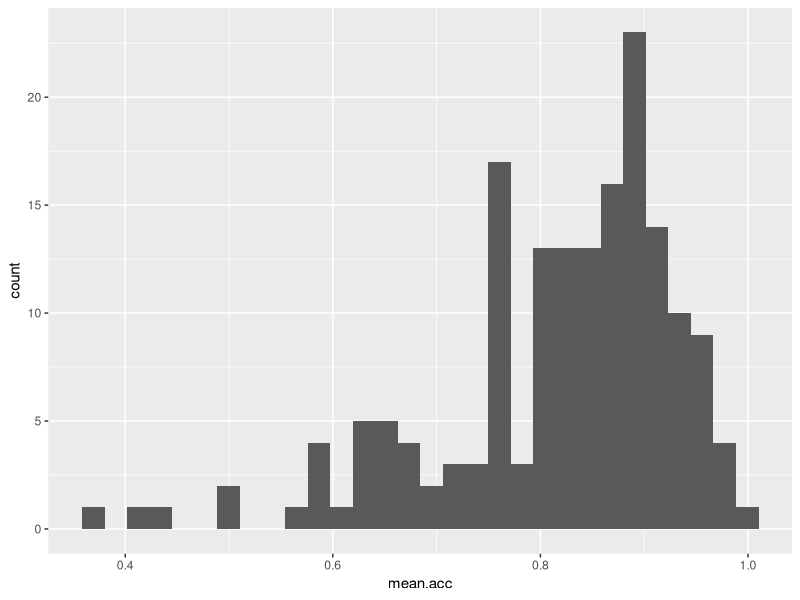
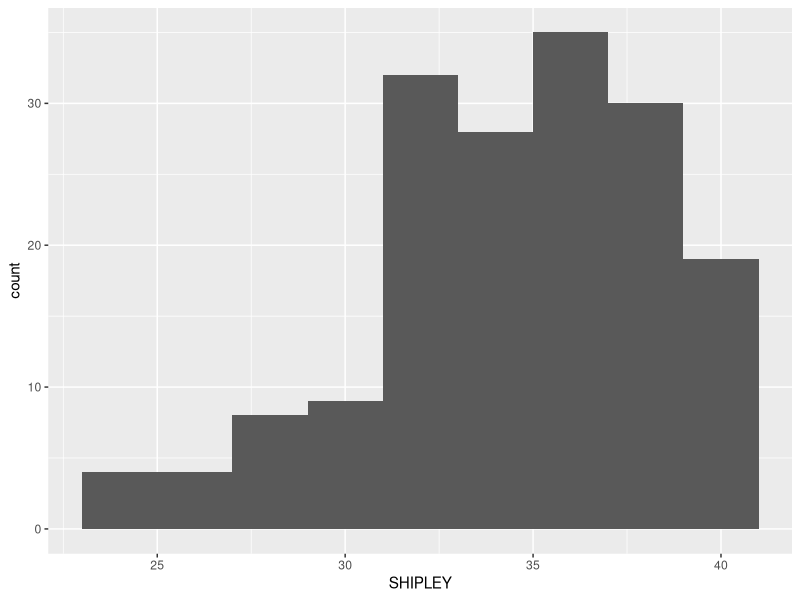
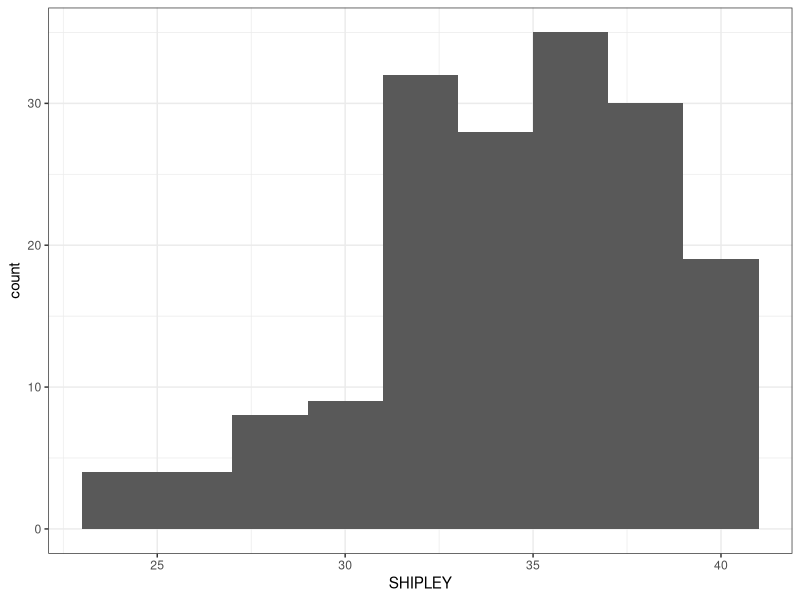
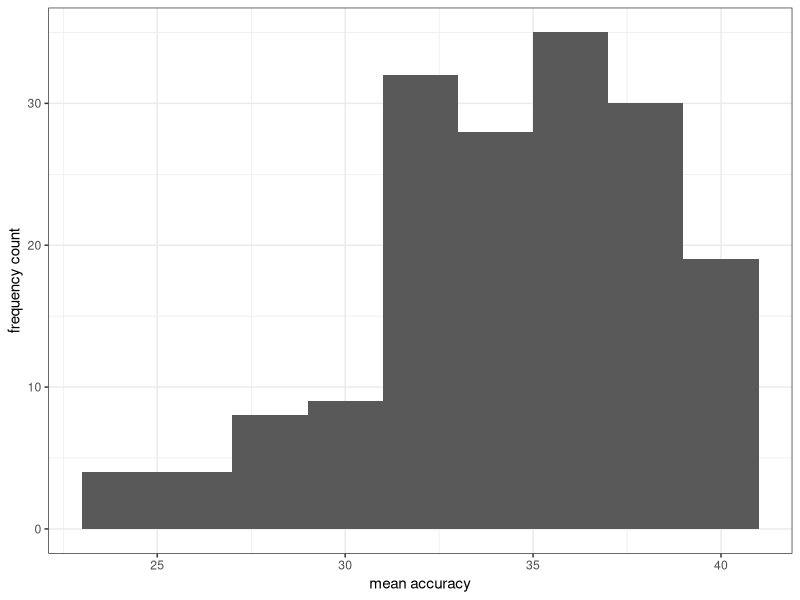
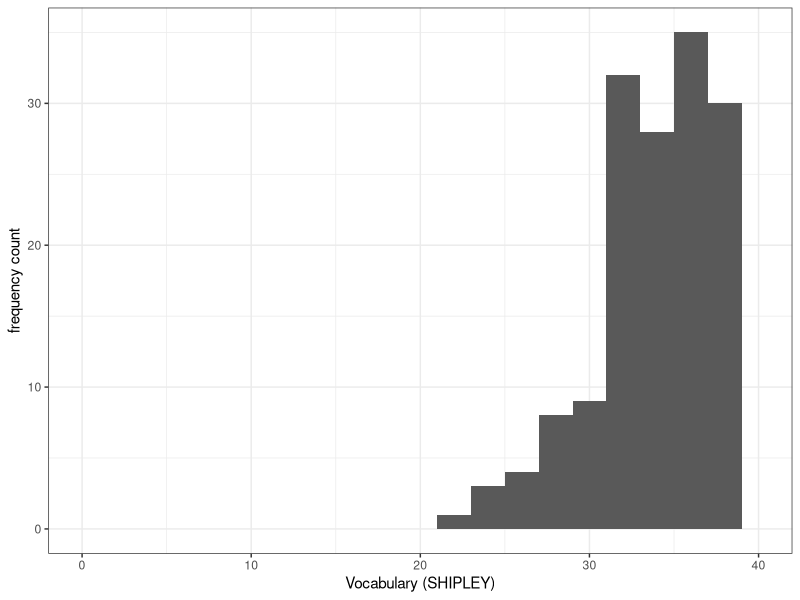
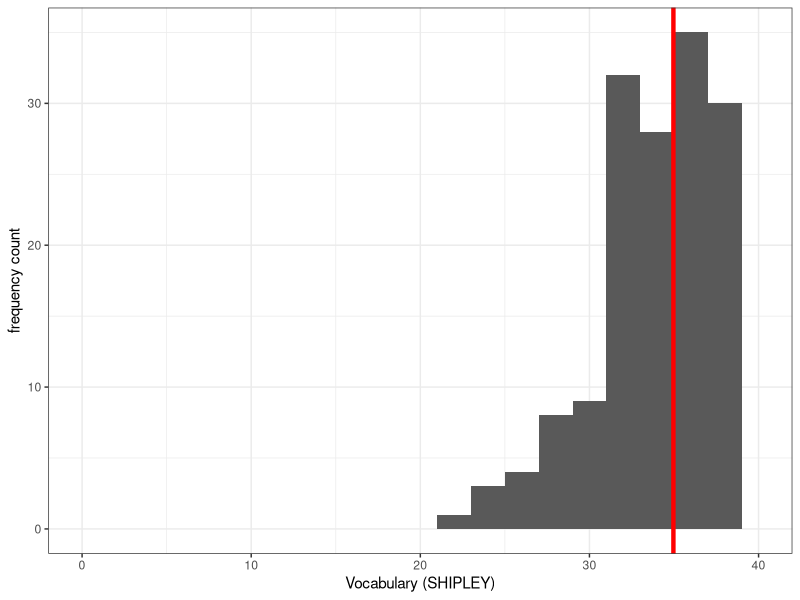
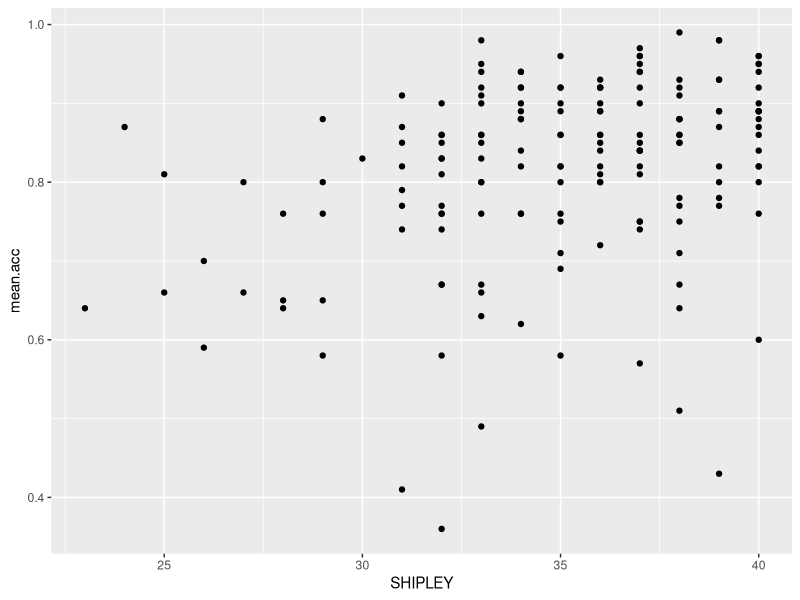
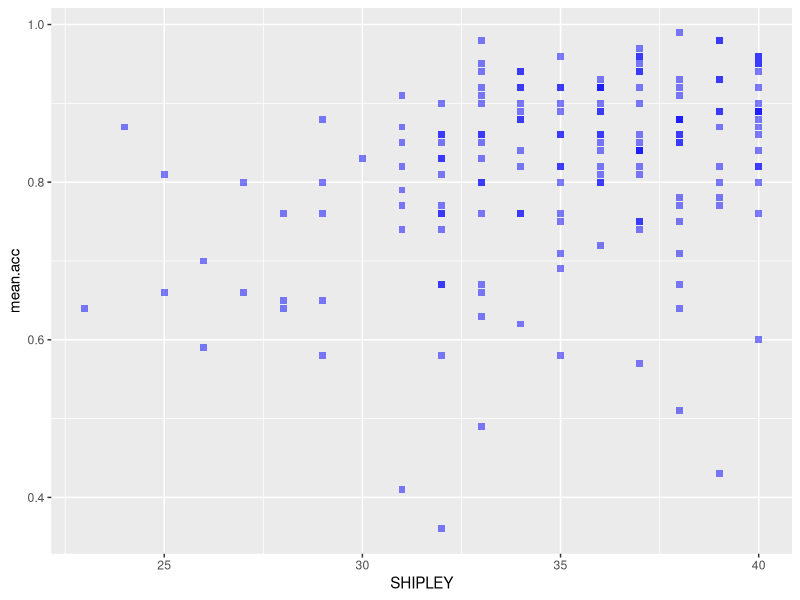

Generate these figures, in order, with R:
## ---- chunk 1
knitr::opts_chunk$set(echo = TRUE)
## ---- chunk 2
rm(list=ls())                            
## ---- chunk 3
library("tidyverse")
## ---- chunk 4
study.one.gen <- read_csv("study-one-general-participants.csv")  
## ---- chunk 5
head(study.one.gen)
summary(study.one.gen)
## ---- chunk 6
ggplot(data = study.one.gen, aes(x = mean.acc)) + 
  geom_histogram()
## ---- chunk 7
ggplot(data = study.one.gen, aes(x = SHIPLEY)) + 
  geom_histogram(binwidth = 2)
## ---- chunk 8
ggplot(data = study.one.gen, aes(x = SHIPLEY)) + 
  geom_histogram(binwidth = 2) +
  theme_bw()
## ---- chunk 9
ggplot(data = study.one.gen, aes(x = SHIPLEY)) + 
  geom_histogram(binwidth = 2) +
  theme_bw() +
  labs(x = "mean accuracy", y = "frequency count")
## ---- chunk 10
ggplot(data = study.one.gen, aes(x = SHIPLEY)) + 
  geom_histogram(binwidth = 2) +
  theme_bw() +
  labs(x = "Vocabulary (SHIPLEY)", y = "frequency count") +
  xlim(0,40)
## ---- chunk 11
ggplot(data = study.one.gen, aes(x = SHIPLEY)) + 
  geom_histogram(binwidth = 2) +
  theme_bw() +
  labs(x = "Vocabulary (SHIPLEY)", y = "frequency count") +
  xlim(0,40) +
  geom_vline(xintercept = mean(study.one.gen$SHIPLEY), colour = "red", size = 1.5)
## ---- chunk 12
ggplot(data = study.one.gen, aes(x = SHIPLEY, y = mean.acc)) +
  geom_point()
## ---- chunk 13
ggplot(data = study.one.gen, aes(x = SHIPLEY, y = mean.acc)) +
  geom_point(alpha = 0.5, size = 2, colour = "blue", shape = "square") 
## ---- chunk 14
ggplot(data = study.one.gen, aes(x = SHIPLEY, y = mean.acc)) +
  geom_point(alpha = 0.5, size = 2, colour = "blue", shape = "square")   +
  theme_bw()
## ---- chunk 15
ggplot(data = study.one.gen, aes(x = SHIPLEY, y = mean.acc)) +
  geom_point(alpha = 0.5, size = 2, colour = "blue", shape = "square")   +
  theme_bw() +
  labs(x = "SHIPLEY", y = "mean accuracy")
## ---- chunk 16
ggplot(data = study.one.gen, aes(x = SHIPLEY, y = mean.acc)) +
  geom_point(alpha = 0.5, size = 2, colour = "blue", shape = "square")   +
  theme_bw() +
  labs(x = "SHIPLEY", y = "mean accuracy") +
  xlim(0, 40) + ylim(0, 1)
## ---- chunk 17
model <- lm(mean.acc ~ SHIPLEY, data = study.one.gen)
summary(model)
## ---- chunk 18
model <- lm(mean.acc ~ SHIPLEY, data = study.one.gen)
summary(model)
## ---- chunk 19
ggplot(data = study.one.gen, aes(x = SHIPLEY, y = mean.acc)) +
  geom_point(alpha = 0.5, size = 2, colour = "blue", shape = "square")   +
  geom_abline(intercept = 0.44914, slope = 0.01050, colour = "red", size = 1.5) +
  theme_bw() +
  labs(x = "SHIPLEY", y = "mean accuracy") +
  xlim(0, 40) + ylim(0, 1)
## ---- chunk 20
ggplot(data = study.one.gen, aes(x = SHIPLEY, y = mean.acc)) +
  # geom_point(alpha = 0.5, size = 2, colour = "blue", shape = `square`)   +
  geom_smooth(method = "lm", colour = "purple", alpha = .2, size = 2.5, se = FALSE) +
  geom_abline(intercept = 0.44914, slope = 0.01050, colour = "red", size = 1) +
  theme_bw() +
  labs(x = "SHIPLEY", y = "mean accuracy") +
  xlim(0, 40) + ylim(0, 1)  
